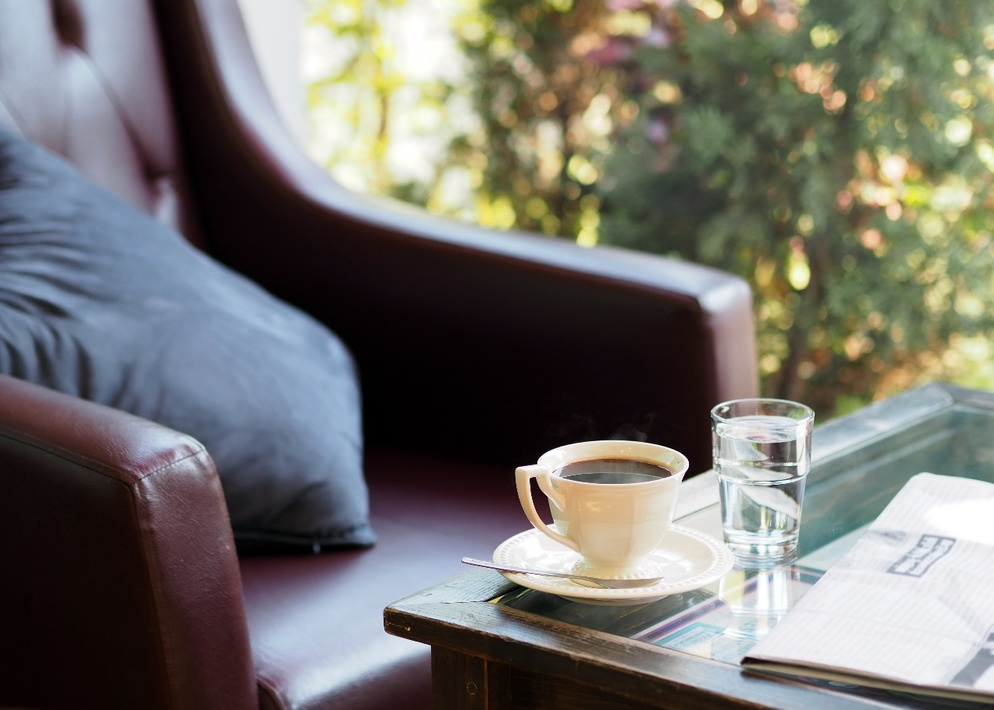
#> input picture Kopi.jpg, 994 x 710 px, shrunk from 1280 x 914 before the run
$ python Tugas4.py
#> lines starting #> are read from the running program, lines starting #| are printed output that depends on the picture
#Raviqi Ikhsan Doni
#1217070069
import cv2
import numpy as np
import matplotlib.pyplot as plt

img = cv2.imread('Kopi.jpg', 0)
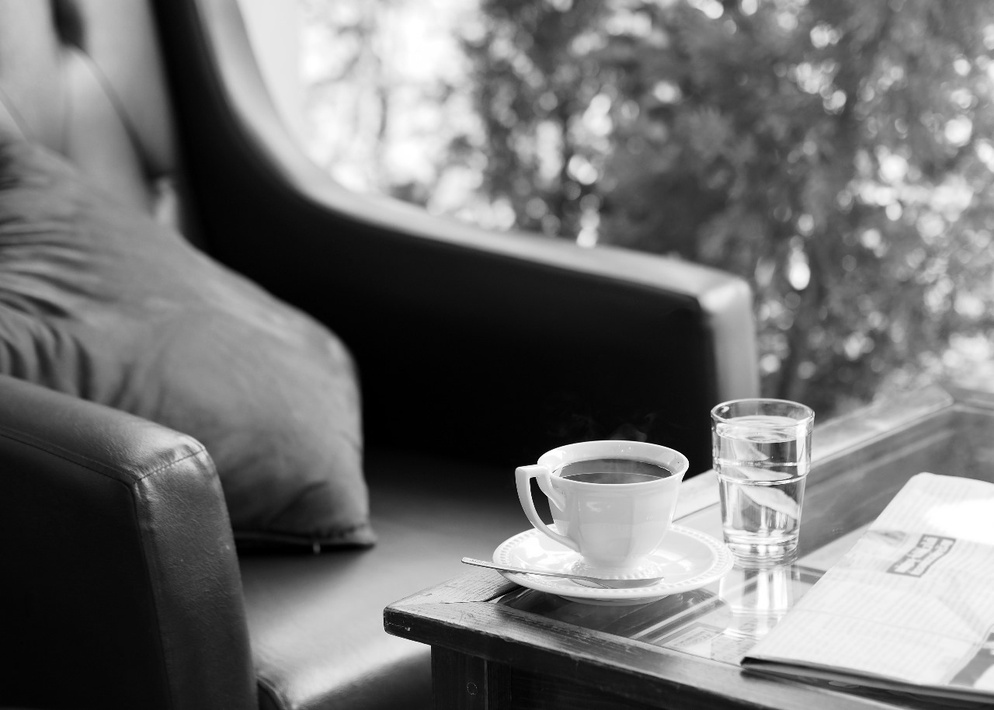
#> img: shape (710, 994); min 0, max 255, mean 114.9
edges = cv2.Canny(img, 100, 200)
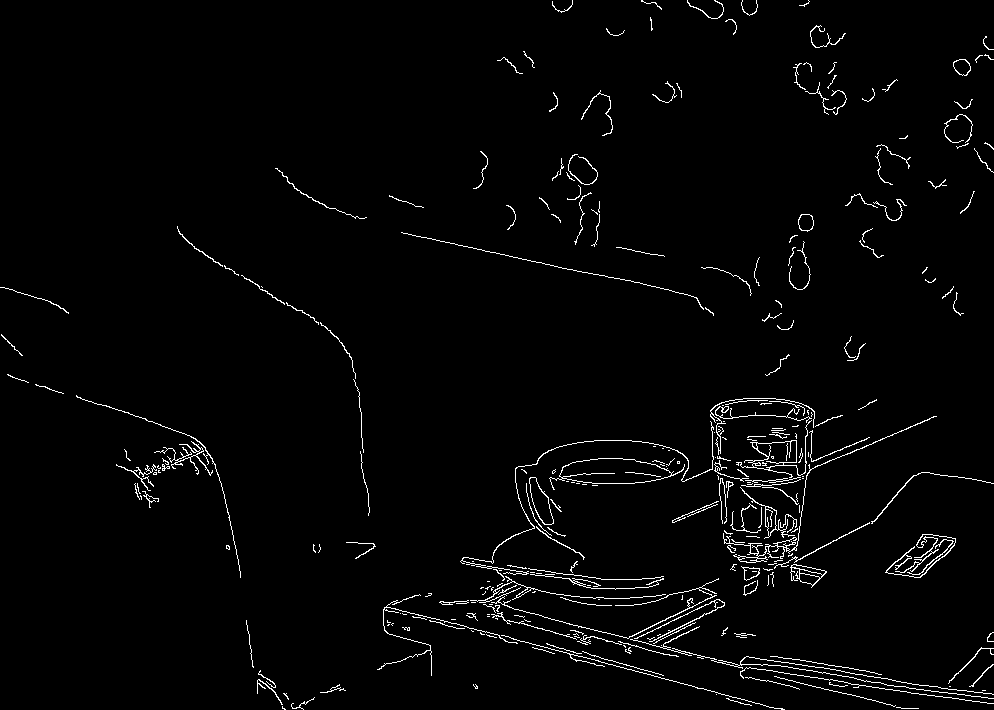
#> edges: shape (710, 994); 2.2% white in thin lines or dots
plt.rcParams["figure.figsize"] = (15, 7.5)
plt.subplot(121)
plt.imshow(img, cmap='gray')
plt.title('Original Image')
plt.xticks([]), plt.yticks([])
plt.subplot(122)
plt.imshow(edges, cmap='gray')
plt.title('Edge Image')
plt.xticks([]), plt.yticks([])
plt.show()
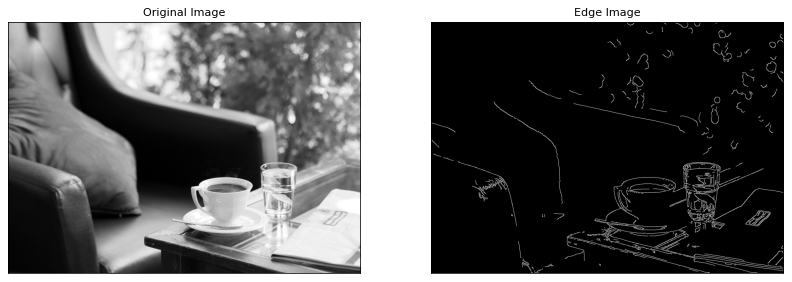
#> figure drawn by matplotlib, 2 panels
